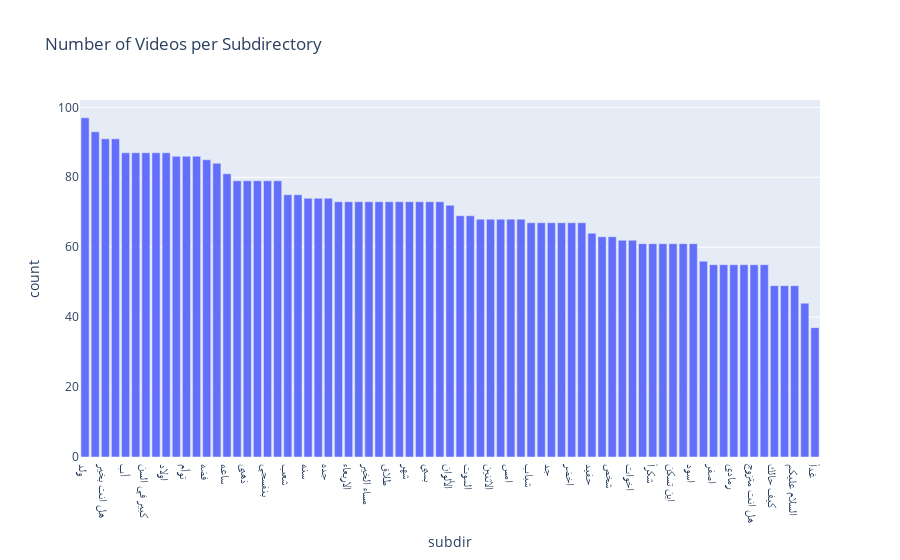

The code cell stored with this chart in its notebook:
### Code cell
fig_videos_per_subdir = px.bar(eda_df['subdir'].value_counts().reset_index(), x='subdir', y='count',
                               title='Number of Videos per Subdirectory')
fig_videos_per_subdir.show()

### Figure 1 — Plotly figure (JSON) as saved in the notebook; plotly's stock layout.template omitted (floating-point values rounded to 4 significant figures)
{"data": [{"alignmentgroup": "True", "hovertemplate": "subdir=%{x}<br>count=%{y}<extra></extra>", "legendgroup": "", "marker": {"color": "#636efa", "pattern": {"shape": ""}}, "name": "", "offsetgroup": "", "orientation": "v", "showlegend": false, "textposition": "auto", "type": "bar", "x": ["ولد", "إمراة", "هل انت بخير", "ماذا تعمل", "أب", "ناس", "كبير في السن", "رجل", "اولاد", "صغير في السن", "توأم", "صديق", "فضه", "كم عمرك", "ساعه", "عامل ايه", "ذهبى", "السبت", "بنفسجي", "بنت", "شعب", "اسرة", "سنه", "تأخير", "جده", "اهلا بك", "الاربعاء", "ابيض", "مساء الخير", "كم رقم هاتفك", "طلاق", "صباح الخير", "شهر", "يوم", "بمبي", "اليوم", "الألوان", "ام", "الموت", "الخميس", "الاثنين", "الاحد", "امس", "الثلاثاء", "شباب", "احمر", "جد", "الحمد لله", "اخضر", "ازرق", "حفيد", "غامق", "شخص", "الجمعة", "اخوات", "ما اسمك", "شكراً", "بني", "اين تسكن", "نص ساعه", "اسود", "تقديم", "اصفر", "فاتح", "رمادي", "خاطب", "هل انت متزوج", "برتقالي", "كيف حالك", "ربع ساعه", "السلام عليكم", "طفل", "غداً"], "xaxis": "x", "y": [97, 93, 91, 91, 87, 87, 87, 87, 87, 86, 86, 86, 85, 84, 81, 79, 79, 79, 79, 79, 75, 75, 74, 74, 74, 73, 73, 73, 73, 73, 73, 73, 73, 73, 73, 73, 72, 69, 69, 68, 68, 68, 68, 68, 67, 67, 67, 67, 67, 67, 64, 63, 63, 62, 62, 61, 61, 61, 61, 61, 61, 56, 55, 55, 55, 55, 55, 55, 49, 49, 49, 44, 37], "yaxis": "y"}], "layout": {"barmode": "relative", "legend": {"tracegroupgap": 0}, "title": {"text": "Number of Videos per Subdirectory"}, "xaxis": {"anchor": "y", "domain": [0, 1], "title": {"text": "subdir"}}, "yaxis": {"anchor": "x", "domain": [0, 1], "title": {"text": "count"}}}}
